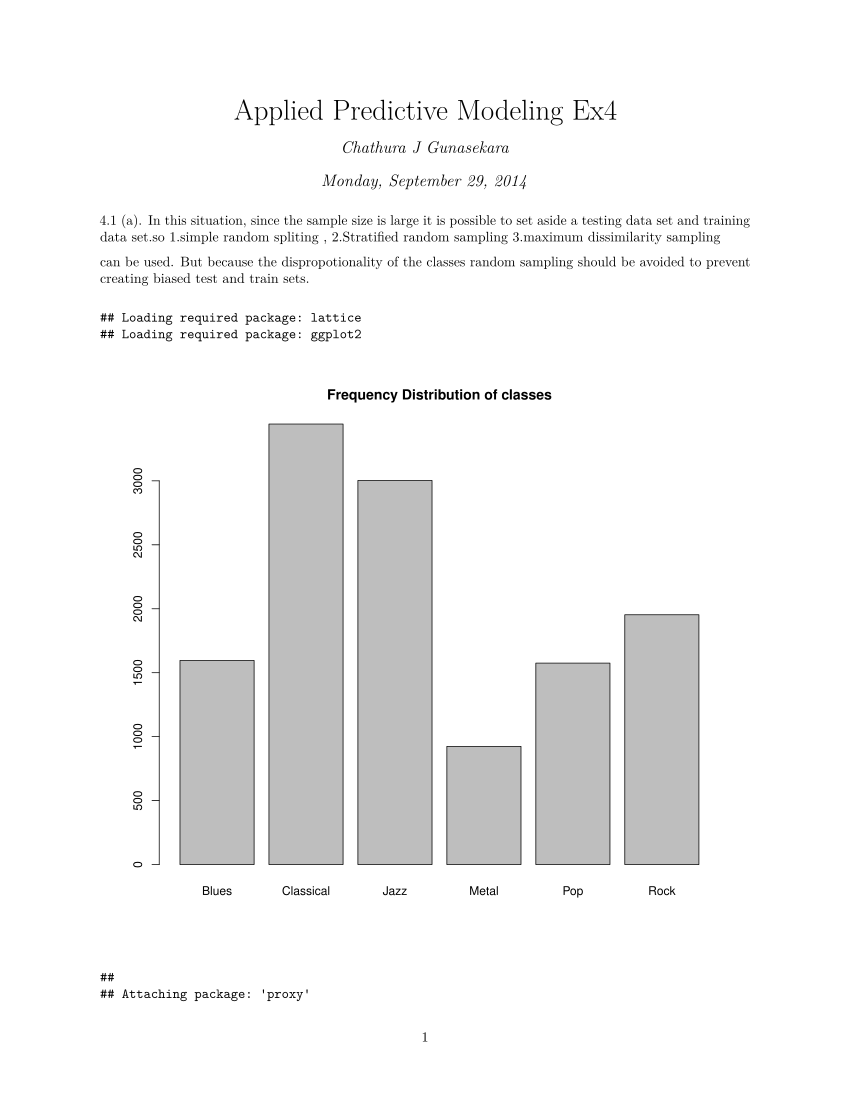

The script that drew this image:
---
title: "Applied Predictive Modeling Ex4"
author: "Chathura J Gunasekara"
date: "Monday, September 29, 2014"
output: word_document
---
4.1
(a).
In this situation, since the sample size is large it is possible to 
set aside a testing data set and training data set.so 
1.simple random spliting ,
2.Stratified random sampling
3.maximum dissimilarity sampling 

can be used. But because the dispropotionality of the classes random sampling should be avoided to prevent creating biased test and train sets.

```{r,echo=FALSE}
music<- read.csv("genresTrain.csv")
attach(music)
library(AppliedPredictiveModeling)
barplot(table(music[192]),main="Frequency Distribution of classes")
library(caret)
library(proxy)
```

(b).
Code for implementing :

1. Using "createDataPartition" function in Caret package.
```{r,echo=FALSE}
set.seed(1);trainingRows <- createDataPartition(music$GENRE,p=0.80,list=FALSE)
head(trainingRows)
train_music<-music[trainingRows,]
train_classes<-GENRE[trainingRows]
test_music <-music[-trainingRows,]
test_classes <- GENRE[-trainingRows]
str(test_classes)


```
2.implementting maximum dissimilarity sampling in caret package. The data will be split on the basis of the predictor values.
```{r, echo=TRUE}

## A random sample of 5 data points
startSet <- sample(1:dim(train_music)[1], 5)
samplePool <- train_music[-startSet, ]
start <- train_music[startSet, ]
newSamp <- maxDissim(start, samplePool, n = 4)
str(newSamp)

```
4.2.
(a)
This data set is small and can not find a frequency distribution because there is no classes in this data set.So it not possible to do stratified sampling or random sampling.
so in this case,
1. Bootstrapping
2. k - fold cross validation 
3.Repeated cross validation should be used.
```{r,echo=FALSE}
library(AppliedPredictiveModeling)
data(permeability)
per_data <-cbind(permeability,fingerprints)
str(per_data)

```
(b).

1.Code for implementation :Repeated stratified sampling
```{r,echo=TRUE}
library(caret)
set.seed(1)
repeatSplits <-createDataPartition(permeability,p=0.8,times=3)
str(repeatSplits)
```
2. Code for implementation :10 fold cross validation.
```{r,echo=TRUE}
set.seed(1)
cvSplits <-createFolds(permeability,k=10,returnTrain=TRUE)

str(cvSplits)
```

4.3.
This data set contains information about a chemical manufacturing process,
in which the goal is to understand the relationship between the process and
the resulting final product yield. The data set consisted of
177 samples of biological material for which 57 characteristics were measured.

(a). A parsimonious model is a model that accomplishes a desired level of explanation or prediction with as few predictor variables as possible.

Follwing plot shows the R-squared and number of PLS components in the model. 

```{r,echo=FALSE}

data(ChemicalManufacturingProcess)
Rsqared <- cbind((1:10),c(0.444,0.5,0.533,0.545,0.542,0.537,0.534,0.534,0.520,0.507))
std.err <- c(0.0272,0.0298,0.0302,0.0308,0.0322,0.0327,0.0333,0.0330,0.0326,0.0324)
plot(Rsqared,xlab="PLS Components",ylab="Resampled R-Squared",main="R-sqred vs No. of components")
lines(Rsqared)
```
Models with components 1 to 4 increase R squared. then after 4 it decreases becasue over fitting.
Numercically optimal value is 0.545 its SD is 0.0308
onestandar_error = 0.545-0.0308 
```{r,echo=TRUE}
0.545-0.0308



print(cbind(Rsqared,std.err))
```
0.533 > 0.5142 , which is within one standard deviation
so Number of PLS Components is enough to model is 3.


b)Computing the toerance values.
```{r,echo=FALSE}
mean <- c(0.444,0.5,0.533,0.545,0.542,0.537,0.534,0.534,0.520,0.507)
tol <- ((mean-0.545)/0.545)*100

table<-data.frame(Rsqared,tol,check.rows=TRUE)
names(table) <- c("PLS Comp","R-Sq","Tol")


```
Optimal number of PLS components if 10% loss in R-squared acceptable is 2

c)
SVM  : 
R Squared is higher in SVM and Random Forests Not much defferece in them, but predictin time is way high for Random forests.so in concering R squared SVM is better.
d)

consider using the simplest model that reasonably approximates the performance of more complex methods with a acceptable prediction time. So in that perspective KNN is better.

4.4
```{r,echo=FALSE}
rm(list = ls())
library(caret)
data(oil)
str(oilType)
barplot(table(oilType),main="oilType")
```
(a)Using Sample function to create a random sample of 60 oils.
```{r,echo=FALSE}
barplot(table(oilType[sample((1:96),60,replace=TRUE,prob=NULL )]),main="oilType in random60 using sample function -01")
barplot(table(oilType[sample((1:96),60,replace=TRUE,prob=NULL )]),main="oilType in random60 using sample function -02")
barplot(table(oilType[sample((1:96),60,replace=TRUE,prob=NULL )]),main="oilType in random60 using sample function -03")
```
Base on the above figures it is observable that the variation in the random sampling. Sometimes very few obeservations of a class can be selected and sometimes an entire class may be not selected.When one class has a disproportionately
small frequency compared to the others, there is a chance that
the distribution of the outcomes may be substantially different between the
training and test sets.
(b)
```{r,echo=FALSE}
x <- createDataPartition(oilType,times=1,p=0.66)
barplot(table(oilType),main="oilType")
barplot(table(oilType[x$Resample1]),main="oilType training set using createDataPartition function - 01")
barplot(table(oilType[x$Resample1]),main="oilType training set using createDataPartition function - 02")

```
This graph does not change as random sample and it preserve the frequency distribution of the original sample In this way, there is a higher likelihood that the outcome distributions will
match.

(c)
A test set should be avoided because the sample size is small , random test set may not be enough give sufficient power or precision to make a judgement. So validation using a single test set can be a poor choise.
Best to use resampling methods such as 
Cross validation which evaluates many alternate versions of the data.
k-Fold Cross-Validation
Repeated Training/Test Splits
The Bootstrap

(d)
Different sample sizes
```{r,echo=FALSE}
library("plotrix")
x <- c(1:4)
F <- c(0.8,0.8,0.8,0.8) 
L <- c(binom.test(8,10)$conf.int[1],binom.test(16,20)$conf.int[1],binom.test(160,200)$conf.int[1],binom.test(1600,2000)$conf.int[1])
U <- c(binom.test(8,10)$conf.int[2],binom.test(16,20)$conf.int[2],binom.test(160,200)$conf.int[2],binom.test(1600,2000)$conf.int[2])
plotCI(x, F, ui=U, li=L,xlab="Different sample sizes",ylab="Prob. of success with CI")
```
When test set size increase uncertainity decrease.


Different accuracy rates
```{r,echo=FALSE}
x <- c(1:4)
F <- c(0.8,0.8,0.8,0.8) 
L <- c(binom.test(16,20,conf.level=.99)$conf.int[1],binom.test(16,20,conf.level=.95)$conf.int[1],binom.test(16,20,conf.level=.9)$conf.int[1],binom.test(16,20,conf.level=.85)$conf.int[1])
U <- c(binom.test(16,20,conf.level=.99)$conf.int[2],binom.test(16,20,conf.level=.95)$conf.int[2],binom.test(16,20,conf.level=.9)$conf.int[2],binom.test(16,20,conf.level=.85)$conf.int[2])
plotCI(x, F, ui=U, li=L,xlab="Different Accuracy rates",ylab="Prob. of success with CI")
```
when accuracy rate is decreases is doesn't make a huge difference in uncertainity.
